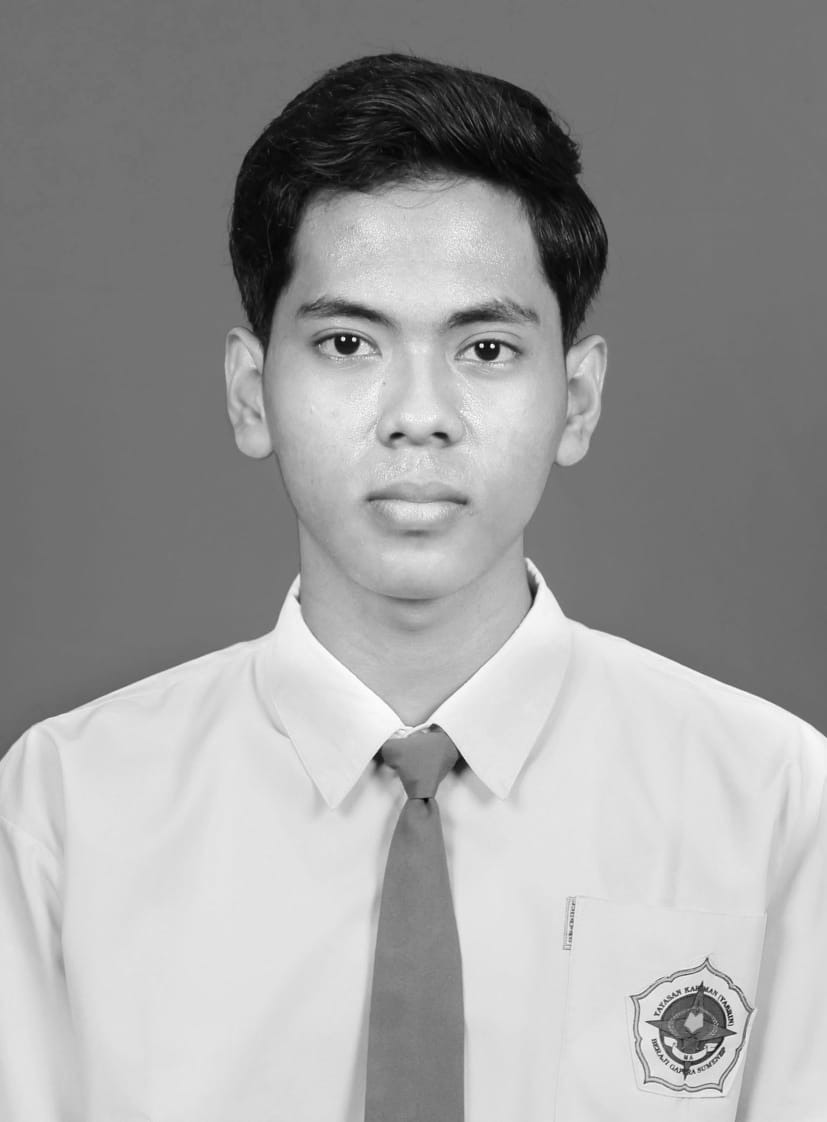
#> input picture ayub.jpeg, 827 x 1122 px
$ python index.py
#> lines starting #> are read from the running program, lines starting #| are printed output that depends on the picture
import cv2

# Load image
img = cv2.imread('ayub.jpeg')
#> img is the input picture: shape (1122, 827, 3); min 0, max 255, mean 157.1

# Set start and end coordinates of rectangle
x1, y1 = 275, 190
x2, y2 = 555, 570

# Set color and thickness of rectangle
color = (0, 255, 0)
thickness = 2

# Set text to be added
text = "Hello, Ayyub"

# Set font, font scale, color, and thickness
font = cv2.FONT_HERSHEY_SIMPLEX
font_scale = 1
color = (0, 0, 255)  # (G,B,R)
thickness = 2

# Set position of text
x = 320
y = 560
# Add text to image
cv2.putText(img, text, (x, y), font, font_scale, color, thickness)

# Draw rectangle on image
cv2.rectangle(img, (x1, y1), (x2, y2), color, thickness)
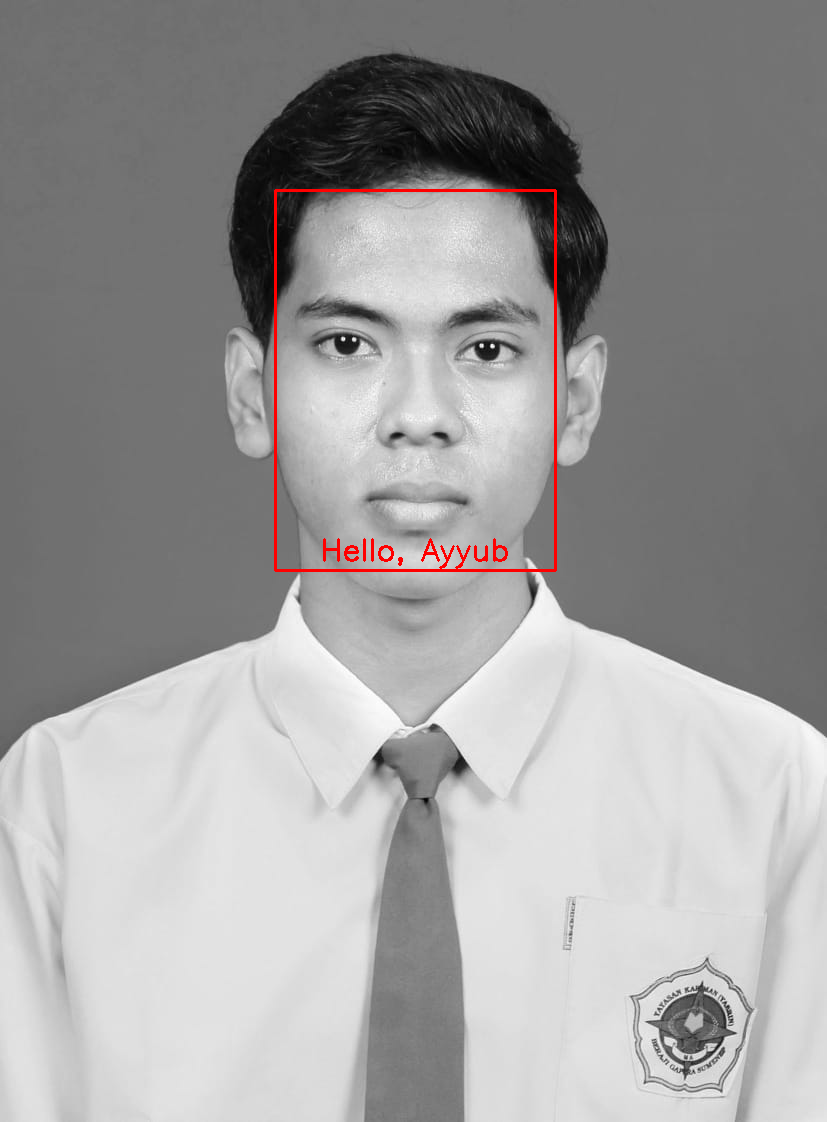
#> img: shape (1122, 827, 3); mean B, G, R 156.4, 156.4, 157.8

# Display image with rectangle overlay
cv2.imshow('Image Overlay', img)

# Wait for a key press and then exit
cv2.waitKey(0)
cv2.destroyAllWindows()
